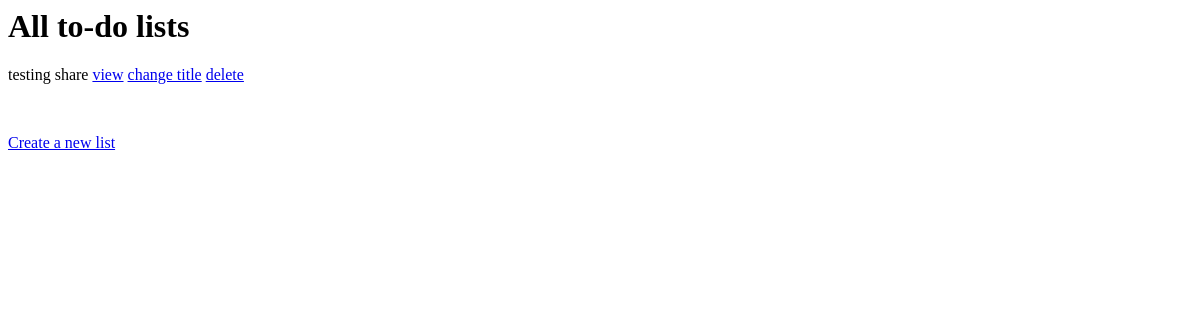
Before: /to-do-list/showall/kimia/ with the older database file.
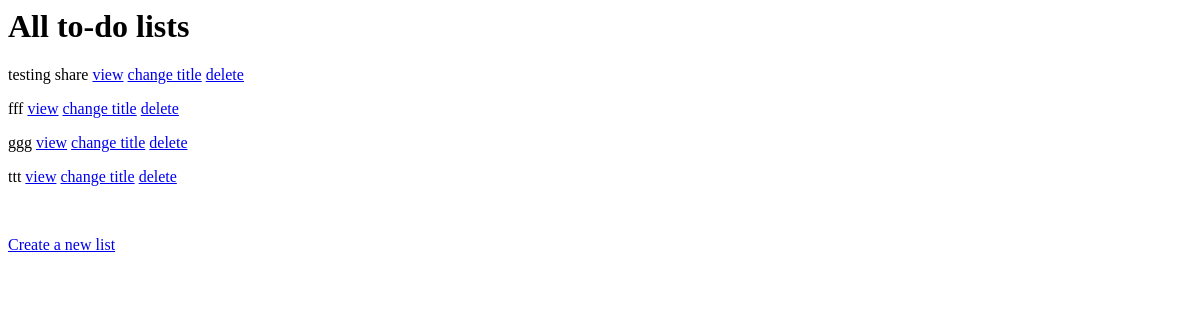
After: the same page with the newer database file.
### my_app/models/to_do_list.py (models this page shows)
class ToDoList(models.Model):
    list_id = models.AutoField(primary_key=True)
    title = models.CharField(max_length=100)
    owner = models.ForeignKey(MyUser, on_delete=models.CASCADE, related_name="to_do_lists", default=None)

### my_app/views/show_all_lists_view.py (the view)
# urls.py: path("to-do-list/showall/<str:username>/", show_all_lists),
def show_all_lists(request, username):
    user = MyUser.objects.get(username=username)
    to_do_lists = user.to_do_lists.all()
    return render(request, "show_all_lists_template.html",
                  {"to_do_lists": to_do_lists, "username": username})

### my_app/templates/show_all_lists_template.html (shortened to what this page needs)
{% load static %}
{% block content %}
    <h1>All to-do lists</h1>
    <form method="post">
        {% for to_do_list in to_do_lists %}
            <p>{{ to_do_list.title }}
                <a href="http://localhost:8000/to-do-list/get/{{ to_do_list.list_id }}/">view</a>
                <a href="http://localhost:8000/to-do-list/edit/{{ to_do_list.list_id }}/{{ username }}/">change
                    title</a>
                <a href="http://localhost:8000/to-do-list/delete/{{ to_do_list.list_id }}/{{ username }}/">delete</a>
            </p>
        {% endfor %}
        <br>
        <p>
            <a href="http://localhost:8000/to-do-list/create/{{ username }}/">Create a new list</a>
        </p>
    </form>
{% endblock %}

Changed rows visible on the page:
added ToDoList: title "fff"
added ToDoList: title "ggg"
added ToDoList: title "ttt"
